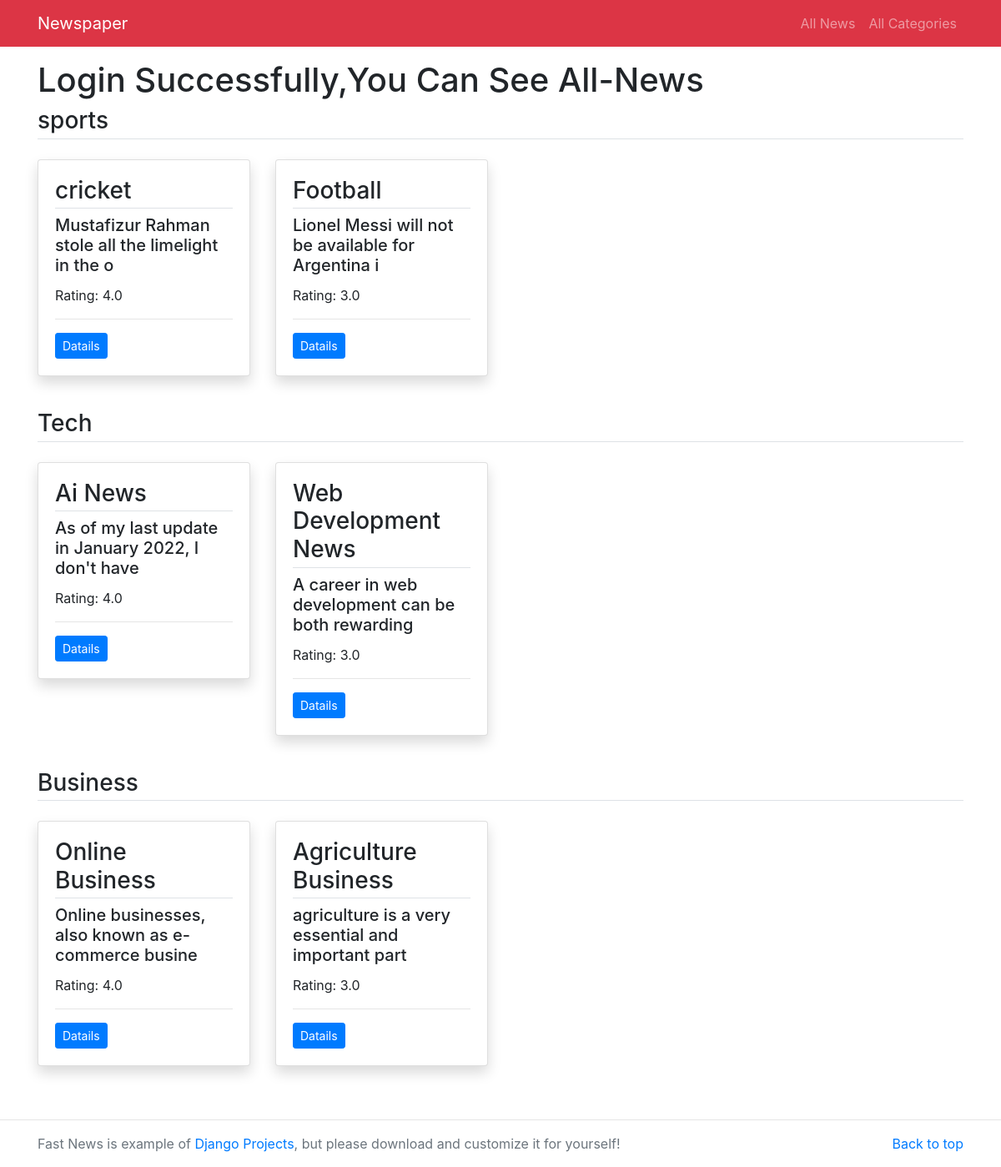
/profile/, run on the app's committed database.
### first_app/models.py (models this page shows, shortened)
class Category(models.Model):
    name = models.CharField(max_length=100)
    category_image = models.ImageField(upload_to='imgs/')

class News(models.Model):
    category = models.ForeignKey(Category, on_delete=models.CASCADE)
    Headline = models.CharField(max_length=300)
    image = models.ImageField(upload_to='imgs/')
    Body = models.TextField()
    publishing_time = models.DateTimeField(auto_now_add=True)

### first_app/views.py (the view)
# urls.py: path('profile/', views.profi, name='profile'),
def profi(request):
    categories = Category.objects.all()
    top_articles_by_category = {}
    for category in categories:
        top_articles_by_category[category] = News.objects.filter(category=category).annotate(
            avg_rating=Avg('rating__rating')).order_by('-avg_rating')[:2]
    return render(request, 'profile1.html', {'top_articles_by_category': top_articles_by_category})

### first_app/templates/profile1.html (shortened to what this page needs)
{% load static %}
<!DOCTYPE html>
<html>
  <head>
    <link rel="stylesheet" type="text/css" href="{% static 'vendor/bs4/bootstrap.min.css' %}" />
  </head>
  <body>
    <nav class="navbar navbar-expand-lg navbar-dark bg-danger">
      <div class="container">
        <a class="navbar-brand" href="/">Newspaper</a>
        <div class="collapse navbar-collapse" id="navbarNav">
          <ul class="navbar-nav ml-auto">
            <li class="nav-item">
              <a class="nav-link" href="{% url 'all-news' %}">All News</a>
            </li>
            <li class="nav-item">
              <a class="nav-link" href="{% url 'all-category' %}">All Categories</a>
            </li>
          </ul>
        </div>
      </div>
    </nav>
    <main class="container mt-3 mb-5">
      <h1>Login Successfully,You Can See All-News</h1>
      {% for category, articles in top_articles_by_category.items %}
        <h3 class="border-bottom pb-1">{{ category.name }}</h3>
        <div class="row my-4">
          {% for article in articles %}
            <div class="col-md-3">
              <div class="card mb-3 shadow">
                <div class="card-body">
                  <h3 class="border-bottom pb-1">{{ article.Headline }}</h3>
                  <h5 class="card-title">{{ article.Body|slice:':50' }}</h5>
                  <p class="card-text">Rating: {{ article.avg_rating }}</p>
                  <hr />
                  <p class="card-text">
                    <a href="{% url 'detail' article.id %}" class="btn btn-sm btn-primary">Datails</a>
                  </p>
                </div>
              </div>
            </div>
          {% endfor %}
        </div>
      {% endfor %}
    </main>
    <hr />
    <footer class="text-muted">
      <div class="container">
        <p class="float-right">
          <a href="#">Back to top</a>
        </p>
        <p>
          Fast News is example of <a href="https://projectsplaza.com/">Django Projects</a>, but please download and customize it for yourself!
        </p>
      </div>
    </footer>
  </body>
</html>

### data on the page
Category: name "sports"
News: Headline "cricket", Body "Mustafizur Rahman stole all the limelight in the o", avg_rating "4.0"
News: Headline "Football", Body "Lionel Messi will not be available for Argentina i", avg_rating "3.0"
Category: name "Tech"
News: Headline "Ai News", Body "As of my last update in January 2022, I don't have", avg_rating "4.0"
News: Headline "Web Development News", Body "A career in web development can be both rewarding", avg_rating "3.0"
Category: name "Business"
News: Headline "Online Business", Body "Online businesses, also known as e-commerce busine", avg_rating "4.0"
News: Headline "Agriculture Business", Body "agriculture is a very essential and important part", avg_rating "3.0"
